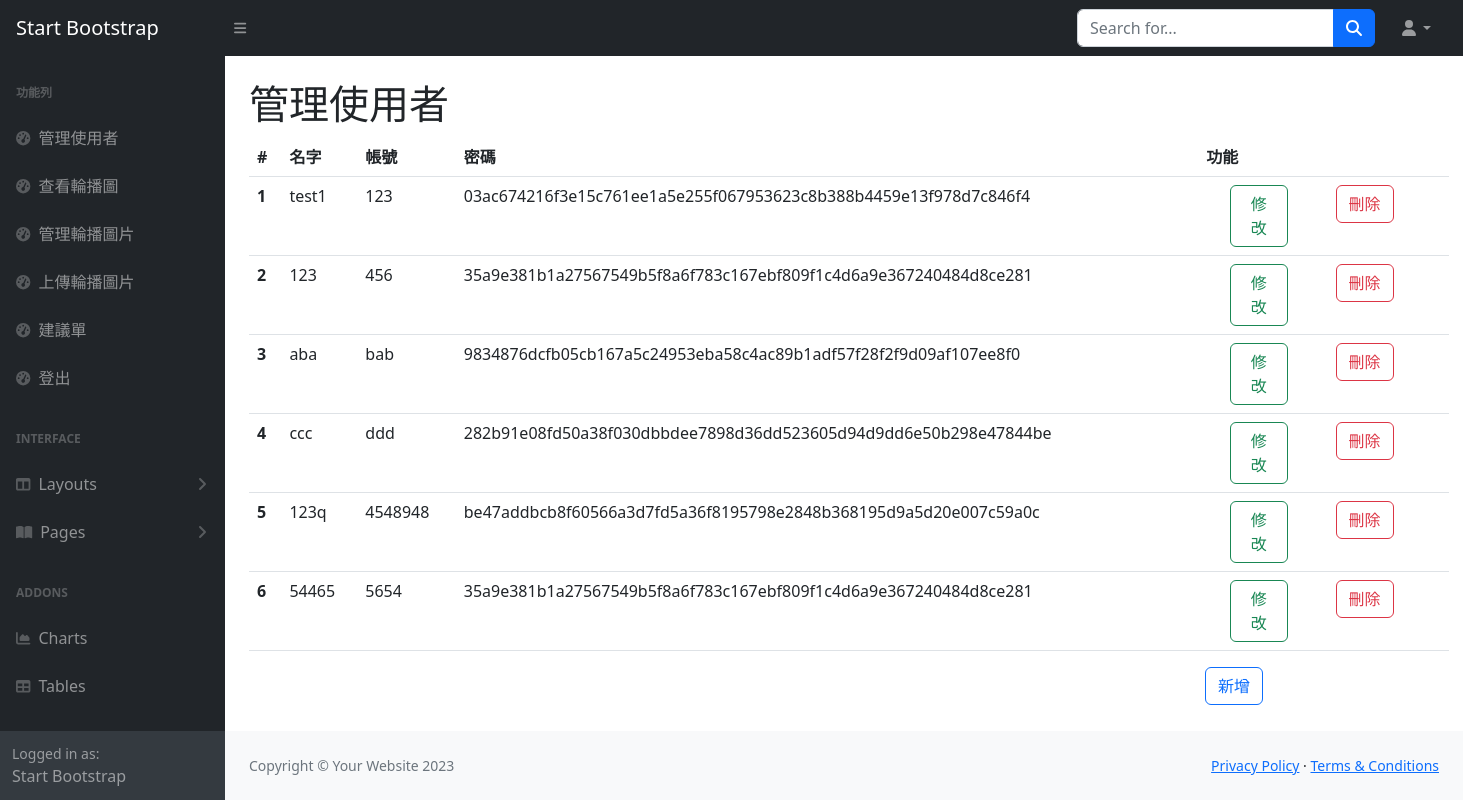
The app's page /users, older data.
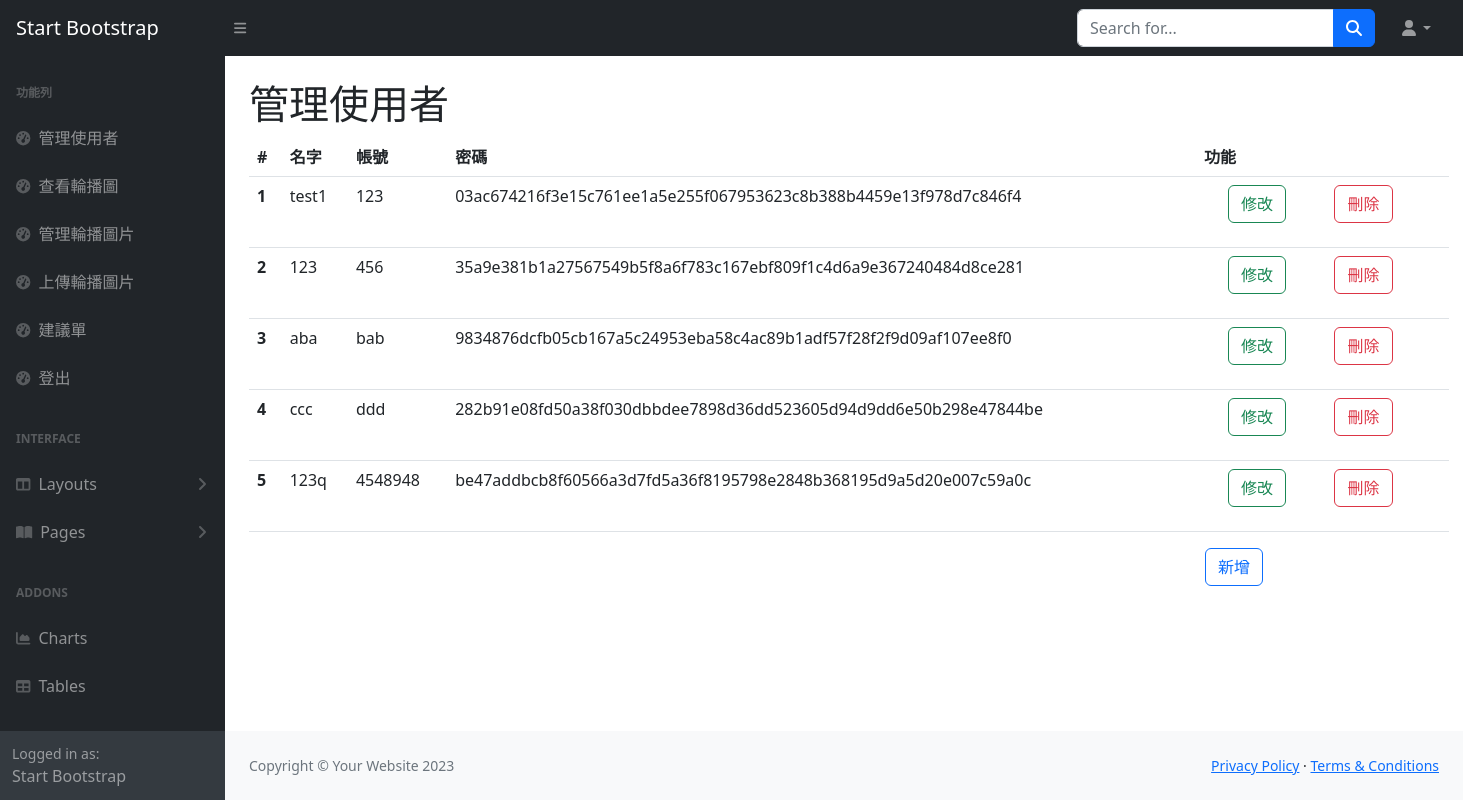
The same page, newer data.
### tables this page shows
CREATE TABLE Users (id INTEGER PRIMARY KEY AUTOINCREMENT, name nvarchar (20), account nvarchar (40), password nvarchar (40));

### app.py (the view)
@app.route("/users")
def users():
    with get_db() as cur: #with get_db().cursor() as cur:
        cur.row_factory = sql.Row
        cur = cur.cursor() #上面的註解可以把這行省略
        cur.execute("select * from Users")
        data = cur.fetchall()
        cur.close()
    return render_template("users.html",data = data)

### app.py (called while the page is built)
def get_db():
    db = getattr(g, '_database', None)
    if db is None:
        db = g._database = sql.connect(DATABASE)
    return db

@app.teardown_appcontext
def close_connection(exception):
    db = getattr(g, '_database', None)
    if db is not None:
        db.close()

### templates/users.html (shortened to what this page needs)
{% extends "layout/back.html"%}
{%block main %}
<h1 class="mt-4">管理使用者</h1>
<table class="table" style="width: 1200px;">
    <thead>
      <tr>
        <th scope="col">#</th>
        <th scope="col">名字</th>
        <th scope="col">帳號</th>
        <th scope="col">密碼</th>
        <th scope="col">功能</th>
      </tr>
    </thead>
    <tbody>
        {%for i in range(data|length) %}
        <tr>
            <th scope="row">{{ i+1 }}</th>
            <td>{{ data[i].name }}</td>
            <td>{{ data[i].account }}</td>
            <td>{{ data[i].password }}</td>
            <td>
              <div class="row">
                <div class="col">
                  <a type="button" class="btn btn-outline-success mx-4" href="/edit/{{ data[i].id }}">修改</a>
                </div>
                <div class="col">
                  <form action="/deleteuser/{{ data[i].id }}" method="post">
                    <button class="btn btn-outline-danger" onclick="if(confirm('您確定要刪除嗎？')) return true;else return false">刪除</button>
                  </form>
              </div>
              </div>
            </td>
        </tr>
        {% endfor %}
    </tbody>
  </table>
<button type="button" class="btn btn-outline-primary" data-bs-toggle="modal" data-bs-target="#create" style="right: 200px;position: absolute;">
  新增
</button>
{% endblock %}

Row changes from the older to the newer data that the page shows:
removed Users: name "54465", account "5654", password "35a9e381b1a27567549b5f8a6f783c167ebf809f1c4d6a9e367240484d8ce281"
Text that changed along with them:
list line gone: "6 修改 刪除"
